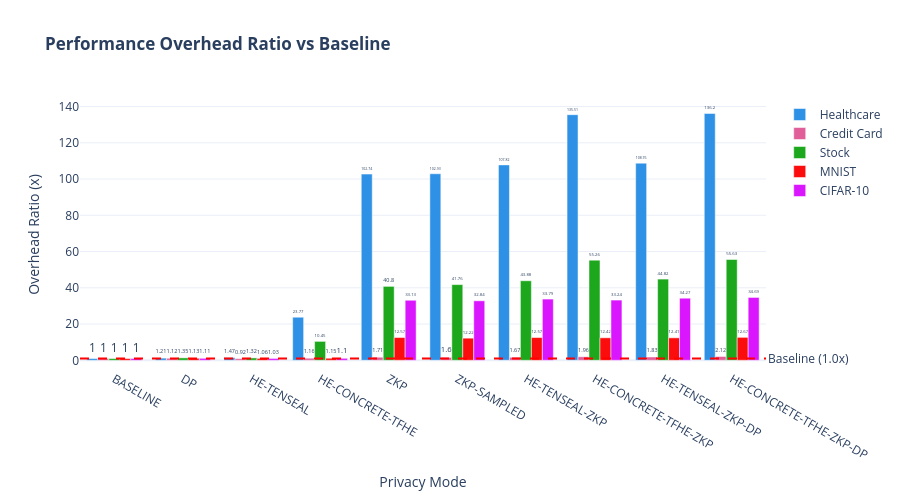

The notebook cell saved with this chart:
### Markdown cell above
### 5.2 Overhead Ratio Analysis

### Code cell
# Overhead ratio vs baseline for all datasets
fig = go.Figure()

palette = px.colors.qualitative.Dark24
dataset_colors = [palette[i % len(palette)] for i in range(len(ALL_DATASETS))]

dfs_with_overhead = []
for i, (label, df) in enumerate(ALL_DATASETS):
    baseline_rows = df[df['Mode'] == 'BASELINE']
    if baseline_rows.empty:
        print(f"⚠️  {label}: no baseline row, skipping overhead chart")
        continue
    baseline_time = baseline_rows['Total Time (s)'].values[0]
    d = df.copy()
    d['Overhead Ratio'] = d['Total Time (s)'] / baseline_time
    d['Overhead %'] = (d['Overhead Ratio'] - 1) * 100
    d['_label'] = label
    d['_color'] = dataset_colors[i]
    dfs_with_overhead.append((label, d, dataset_colors[i]))

    fig.add_trace(go.Bar(
        name=label,
        x=d['Mode'],
        y=d['Overhead Ratio'],
        text=d['Overhead Ratio'].round(2),
        textposition='outside',
        marker_color=dataset_colors[i]
    ))

fig.add_hline(y=1.0, line_dash='dash', line_color='red',
              annotation_text='Baseline (1.0x)', annotation_position='right')

fig.update_layout(
    title='<b>Performance Overhead Ratio vs Baseline</b>',
    xaxis_title='Privacy Mode',
    yaxis_title='Overhead Ratio (x)',
    barmode='group',
    height=500,
    template='plotly_white',
    showlegend=True
)
fig.show()

# Print overhead statistics
print("\nOverhead Statistics (wall-clock time):")
for label, d, _ in dfs_with_overhead:
    print(f"\n  {label}:")
    baseline_time = d[d['Mode'] == 'BASELINE']['Total Time (s)'].values[0]
    print(f"    Baseline: {baseline_time:.1f}s")
    for _, row in d[d['Mode'] != 'BASELINE'].iterrows():
        print(f"    {row['Mode']:<25}: {row['Overhead Ratio']:.2f}x ({row['Overhead %']:+.1f}%)")

### Figure 1 — Plotly figure (JSON) as saved in the notebook; plotly's stock layout.template omitted (floating-point values rounded to 4 significant figures)
{"data": [{"marker": {"color": "#2E91E5"}, "name": "Healthcare", "text": [1.0, 1.21, 1.47, 23.77, 102.7, 102.9, 107.8, 135.5, 108.8, 136.2], "textposition": "outside", "type": "bar", "x": ["BASELINE", "DP", "HE-TENSEAL", "HE-CONCRETE-TFHE", "ZKP", "ZKP-SAMPLED", "HE-TENSEAL-ZKP", "HE-CONCRETE-TFHE-ZKP", "HE-TENSEAL-ZKP-DP", "HE-CONCRETE-TFHE-ZKP-DP"], "y": [1.0, 1.211, 1.466, 23.77, 102.7, 102.9, 107.8, 135.5, 108.8, 136.2]}, {"marker": {"color": "#E15F99"}, "name": "Credit Card", "text": [1.0, 1.12, 0.92, 1.16, 1.71, 1.6, 1.67, 1.96, 1.83, 2.12], "textposition": "outside", "type": "bar", "x": ["BASELINE", "DP", "HE-TENSEAL", "HE-CONCRETE-TFHE", "ZKP", "ZKP-SAMPLED", "HE-TENSEAL-ZKP", "HE-CONCRETE-TFHE-ZKP", "HE-TENSEAL-ZKP-DP", "HE-CONCRETE-TFHE-ZKP-DP"], "y": [1.0, 1.121, 0.9248, 1.157, 1.711, 1.605, 1.675, 1.957, 1.829, 2.122]}, {"marker": {"color": "#1CA71C"}, "name": "Stock", "text": [1.0, 1.35, 1.32, 10.45, 40.8, 41.76, 43.88, 55.26, 44.82, 55.63], "textposition": "outside", "type": "bar", "x": ["BASELINE", "DP", "HE-TENSEAL", "HE-CONCRETE-TFHE", "ZKP", "ZKP-SAMPLED", "HE-TENSEAL-ZKP", "HE-CONCRETE-TFHE-ZKP", "HE-TENSEAL-ZKP-DP", "HE-CONCRETE-TFHE-ZKP-DP"], "y": [1.0, 1.354, 1.324, 10.45, 40.8, 41.76, 43.88, 55.26, 44.82, 55.63]}, {"marker": {"color": "#FB0D0D"}, "name": "MNIST", "text": [1.0, 1.13, 1.06, 1.15, 12.57, 12.22, 12.57, 12.42, 12.41, 12.67], "textposition": "outside", "type": "bar", "x": ["BASELINE", "DP", "HE-TENSEAL", "HE-CONCRETE-TFHE", "ZKP", "ZKP-SAMPLED", "HE-TENSEAL-ZKP", "HE-CONCRETE-TFHE-ZKP", "HE-TENSEAL-ZKP-DP", "HE-CONCRETE-TFHE-ZKP-DP"], "y": [1.0, 1.13, 1.064, 1.149, 12.57, 12.22, 12.57, 12.42, 12.41, 12.67]}, {"marker": {"color": "#DA16FF"}, "name": "CIFAR-10", "text": [1.0, 1.11, 1.03, 1.1, 33.13, 32.84, 33.79, 33.24, 34.27, 34.69], "textposition": "outside", "type": "bar", "x": ["BASELINE", "DP", "HE-TENSEAL", "HE-CONCRETE-TFHE", "ZKP", "ZKP-SAMPLED", "HE-TENSEAL-ZKP", "HE-CONCRETE-TFHE-ZKP", "HE-TENSEAL-ZKP-DP", "HE-CONCRETE-TFHE-ZKP-DP"], "y": [1.0, 1.112, 1.033, 1.098, 33.13, 32.84, 33.79, 33.24, 34.27, 34.69]}], "layout": {"annotations": [{"showarrow": false, "text": "Baseline (1.0x)", "x": 1, "xanchor": "left", "xref": "x domain", "y": 1, "yanchor": "middle", "yref": "y"}], "barmode": "group", "height": 500, "shapes": [{"line": {"color": "red", "dash": "dash"}, "type": "line", "x0": 0, "x1": 1, "xref": "x domain", "y0": 1, "y1": 1, "yref": "y"}], "showlegend": true, "title": {"text": "<b>Performance Overhead Ratio vs Baseline</b>"}, "xaxis": {"title": {"text": "Privacy Mode"}}, "yaxis": {"title": {"text": "Overhead Ratio (x)"}}}}
